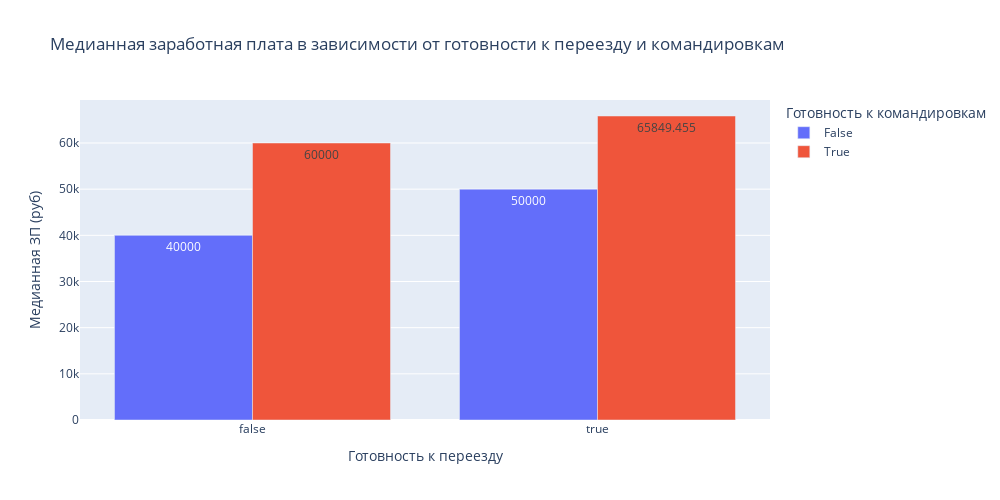

Source (notebook cell):
### Markdown cell above
6. Постройте **многоуровневую столбчатую диаграмму**, которая показывает зависимость медианной заработной платы (**"ЗП (руб)"**) от признаков **"Готовность к переезду"** и **"Готовность к командировкам"**. Проанализируйте график, сравнив уровень заработной платы в категориях.

### Code cell
# Группировка данных по готовности к переезду и к командировкам, расчёт медианы
grouped = hh_data_merge.groupby(['Готовность к командировкам', 'Готовность к переезду'], as_index=False)['ЗП (руб)'].median()

# Построение многоуровневой столбчатой диаграммы
fig = px.bar(data_frame=grouped, x='Готовность к переезду', y='ЗП (руб)', color='Готовность к командировкам', barmode='group',
             labels={
                 "Готовность к переезду": "Готовность к переезду",
                 "Готовность к командировкам": "Готовность к командировкам",
                 "ЗП (руб)": "Медианная ЗП (руб)"
             },
             text= 'ЗП (руб)',
             height= 500,
             width= 1000,
             title="Медианная заработная плата в зависимости от готовности к переезду и командировкам")

# Показываем график
fig.show()
fig.write_html ('images/01.Median_salary_depending_on_willingness_to_relocate_and_travel')

filter = hh_data_merge[(hh_data_merge['Готовность к переезду'] == True) & (hh_data_merge['Готовность к командировкам'] == True)]
median_salary = ((filter['ЗП (руб)'].median())/1000).round(0)
display(f'Желаемая медианная заработная плата соискателей, готовых и к переезду, и к командировкам: {median_salary} тыс. руб.')

### Figure 1 — Plotly figure (JSON) as saved in the notebook; plotly's stock layout.template omitted (floating-point values rounded to 4 significant figures)
{"data": [{"alignmentgroup": "True", "hovertemplate": "Готовность к командировкам=False<br>Готовность к переезду=%{x}<br>Медианная ЗП (руб)=%{text}<extra></extra>", "legendgroup": "False", "marker": {"color": "#636efa", "pattern": {"shape": ""}}, "name": "False", "offsetgroup": "False", "orientation": "v", "showlegend": true, "text": [40000, 50000], "textposition": "auto", "type": "bar", "x": [false, true], "xaxis": "x", "y": [40000, 50000], "yaxis": "y"}, {"alignmentgroup": "True", "hovertemplate": "Готовность к командировкам=True<br>Готовность к переезду=%{x}<br>Медианная ЗП (руб)=%{text}<extra></extra>", "legendgroup": "True", "marker": {"color": "#EF553B", "pattern": {"shape": ""}}, "name": "True", "offsetgroup": "True", "orientation": "v", "showlegend": true, "text": [60000, 65850.0], "textposition": "auto", "type": "bar", "x": [false, true], "xaxis": "x", "y": [60000, 65850.0], "yaxis": "y"}], "layout": {"barmode": "group", "height": 500, "legend": {"title": {"text": "Готовность к командировкам"}, "tracegroupgap": 0}, "title": {"text": "Медианная заработная плата в зависимости от готовности к переезду и командировкам"}, "width": 1000, "xaxis": {"anchor": "y", "domain": [0, 1], "title": {"text": "Готовность к переезду"}}, "yaxis": {"anchor": "x", "domain": [0, 1], "title": {"text": "Медианная ЗП (руб)"}}}}
